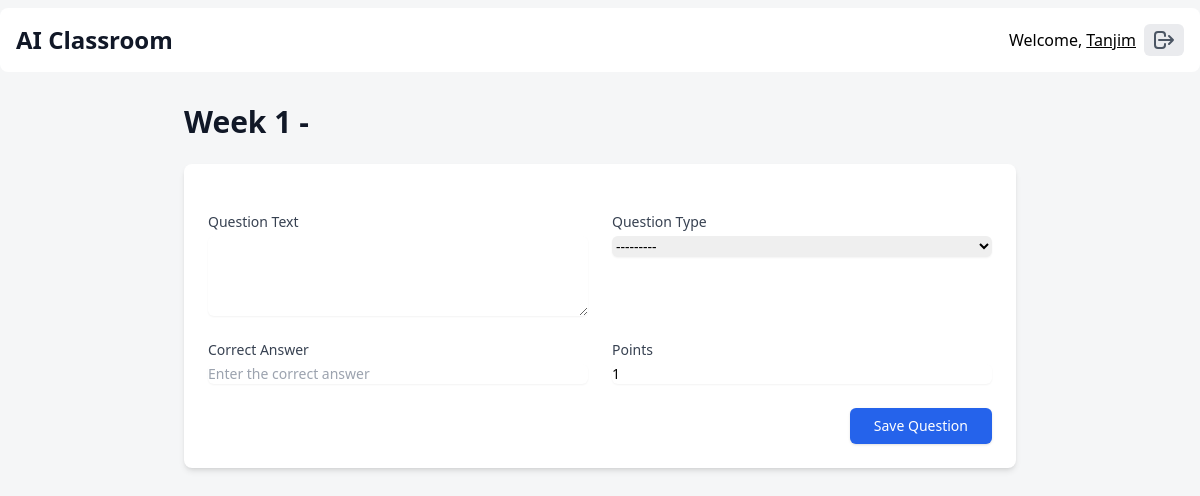
The app's page /lesson/1/question/add/ (signed in), older data.
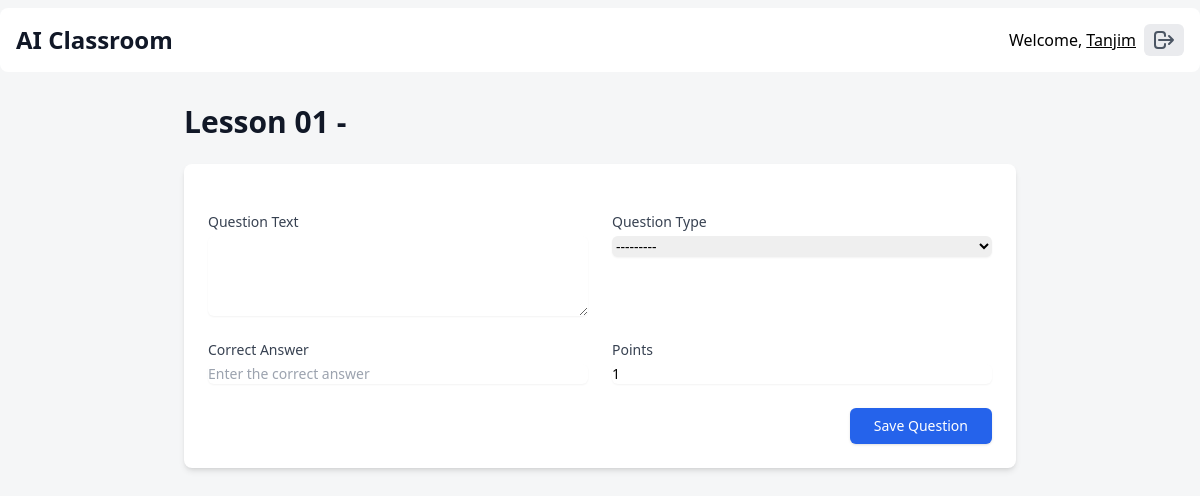
The same page, newer data.
### home/models.py (models this page shows, shortened)
class Lesson(models.Model):
    classroom = models.ForeignKey(Classroom, on_delete=models.CASCADE, related_name="lessons")
    title = models.CharField(max_length=255)
    description = models.TextField(blank=True, null=True)
    objectives = models.TextField(blank=True, null=True)
    deadline = models.DateTimeField(blank=True, null=True)
    course_materials = models.ManyToManyField(CourseMaterial, related_name="lessons", blank=True)
    created_at = models.DateTimeField(auto_now_add=True)
    updated_at = models.DateTimeField(auto_now_add=True)
    created_by = models.ForeignKey(settings.AUTH_USER_MODEL, on_delete=models.CASCADE)
    class Meta:
        unique_together = ("classroom", "title")

### home/views.py (the view)
# urls.py: path("lesson/<int:lesson_id>/question/add/", views.add_question, name="add_question"),
@login_required
def add_question(request, lesson_id):
    lesson = get_object_or_404(Lesson, id=lesson_id)
    if request.method == "POST":
        form = QuestionForm(request.POST)
        if form.is_valid():
            question = form.save(commit=False)
            question.lesson = lesson
            question.save()
            return redirect("lesson_detail", classroom_slug=lesson.classroom.slug, lesson_id=lesson.id)
    else:
        form = QuestionForm()
    return render(request, "add_question.html", {"form": form, "lesson": lesson})

### home/forms.py (shortened to what this page needs)
class QuestionForm(forms.ModelForm):
    class Meta:
        model = Question
        fields = ["question_text", "question_type", "choices", "correct_answer", "points"]
    def __init__(self, *args, **kwargs):
        super().__init__(*args, **kwargs)
        self.fields["choices"].widget = forms.Textarea(attrs={"rows": 3, "placeholder": "Enter choices separated by commas (only for Multiple Choice)"})
        self.fields["choices"].required = False
        self.fields["correct_answer"].widget = forms.TextInput(attrs={"placeholder": "Enter the correct answer"})

### templates/add_question.html (shortened to what this page needs)
{% extends "base.html" %}
{% block content %}
    <div class="max-w-4xl mx-auto py-8 px-6 lg:px-8">
        <h2 class="text-3xl font-bold text-gray-900 mb-6">{{ lesson.title }} - {{ view_title }}</h2>
        <div class="bg-white shadow-md rounded-lg p-6">
            <form method="post" class="space-y-6">
                <div class="grid grid-cols-1 sm:grid-cols-2 gap-6">
                    <div>
                        <label for="id_question_text"
                               class="block text-sm font-medium text-gray-700">Question Text</label>
                        <textarea name="question_text"
                                  cols="40"
                                  rows="4"
                                  required
                                  id="id_question_text"
                                  class="mt-1 block w-full shadow-sm sm:text-sm border-gray-300 rounded-md focus:ring-blue-500 focus:border-blue-500"></textarea>
                    </div>
                    <div>
                        <label for="id_question_type"
                               class="block text-sm font-medium text-gray-700">Question Type</label>
                        <select name="question_type"
                                required
                                id="id_question_type"
                                class="mt-1 block w-full shadow-sm sm:text-sm border-gray-300 rounded-md focus:ring-blue-500 focus:border-blue-500">
                            <option value="" selected>---------</option>
                        </select>
                    </div>
                </div>
                <div class="grid grid-cols-1 sm:grid-cols-2 gap-6">
                    <div>
                        <label for="id_correct_answer"
                               class="block text-sm font-medium text-gray-700">Correct Answer</label>
                        <input type="text"
                               name="correct_answer"
                               id="id_correct_answer"
                               placeholder="Enter the correct answer"
                               class="mt-1 block w-full shadow-sm sm:text-sm border-gray-300 rounded-md focus:ring-blue-500 focus:border-blue-500">
                    </div>
                    <div>
                        <label for="id_points" class="block text-sm font-medium text-gray-700">Points</label>
                        <input type="number"
                               name="points"
                               value="1"
                               id="id_points"
                               class="mt-1 block w-full shadow-sm sm:text-sm border-gray-300 rounded-md focus:ring-blue-500 focus:border-blue-500">
                    </div>
                </div>
                <div class="flex justify-end mt-6">
                    <button type="submit"
                            class="px-6 py-2 bg-blue-600 text-white text-sm font-medium rounded-md shadow hover:bg-blue-700 focus:outline-none focus:ring-2 focus:ring-blue-500 focus:ring-offset-2 transition duration-150 ease-in-out">
                        Save Question
                    </button>
                </div>
            </form>
        </div>
    </div>
{% endblock content %}

Row changes from the older to the newer data that the page shows:
changed Lesson: title "Week 1" → "Lesson 01"
